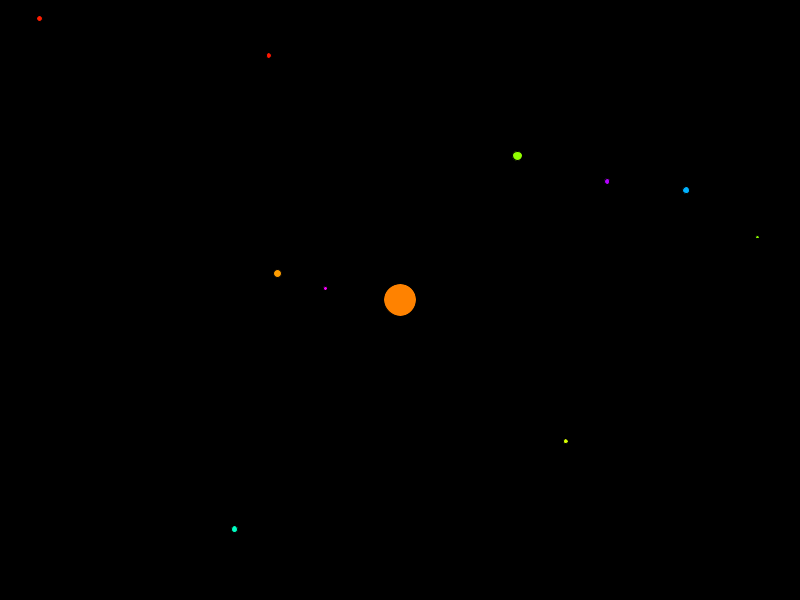
Frame 1 (no input)
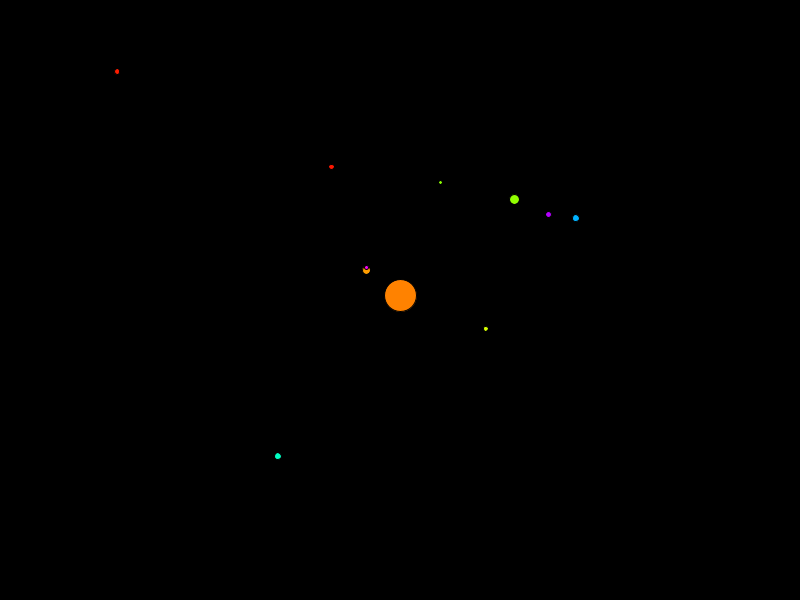
Frame 60 (the mouse pressed at the canvas centre just before this capture)
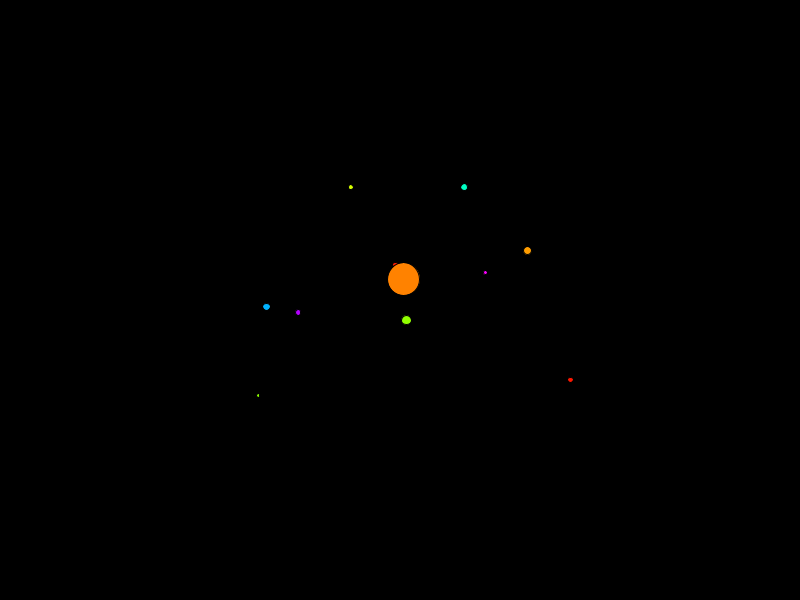
Frame 120 (the mouse held since frame 60 and released just before this capture)

The Processing sketch that drew these frames (run headless with seeded random() and noise(); from frame 60 on, the mouse is pressed at the canvas centre):

// Processing sketch: Gravitation
// ── Gravitation.pde

ArrayList<Agent> agents = new ArrayList<Agent>();

float G = 10;
float maxForce = 1;

void setup(){
 size(800,600); 
 
 //spawn agents
 for(int i = 0; i < 10; i++){
  agents.add(new Agent(10, 100) ); 
 }
 
 Agent sun = new Agent(1000, 2000);
 sun.position = new PVector(width/2, height/2);
 agents.add(sun);
 
 
}

void draw(){
  //update
  for (Agent a : agents){
  a.update(); 
 }
 
 //draw
 background(0);
 
 for (Agent a : agents){
   a.doneCalculatingGravity=false;
  a.draw(); 
 }
 
 
}

// ── Agent.pde

class Agent{
  color colour;
  
  PVector position = new PVector();
  PVector velocity = new PVector();
  PVector force = new PVector();
  
  float size;
  float mass;
  
  boolean doneCalculatingGravity = false;
  
  
  Agent(float massMin, float massMax){
    
   position.x = random(0, width);
   position.y = random(0, height);
   
   mass = random(massMin, massMax);
   size = sqrt(mass);
   
   colorMode(HSB);
   colour = color(random(0, 255), 255, 255);
  }
  
 void update(){
   
   for(Agent a : agents){
     
     if(a == this) continue; //skip
     if(a.doneCalculatingGravity) continue; //skip
     
    PVector f = findGravityForce(a); 
    force.add(f);
    
   }
   
   doneCalculatingGravity = true;
   //110 
   
   // a = f/m
   PVector acceleration = PVector.div(force, mass);
   
   force.set(0, 0);
   
   // v += a
   velocity.add(acceleration);
   
   // p += v
   position.add(velocity);
 }
 
 void draw(){
   fill(colour);
   ellipse(position.x, position.y, size, size);
   
 }
 
 
  
  PVector findGravityForce(Agent a){
    
    PVector vToAgentA = PVector.sub(a.position, position);
    
    float r = vToAgentA.mag();
    
    float gravForce = G * (a.mass * mass) / (r * r);
    
    if(gravForce > maxForce) gravForce = maxForce;
    
    vToAgentA.normalize();
    vToAgentA.mult(gravForce);
    
    a.force.add(PVector.mult(vToAgentA, -1));
    
    return vToAgentA;
  }
  
}
